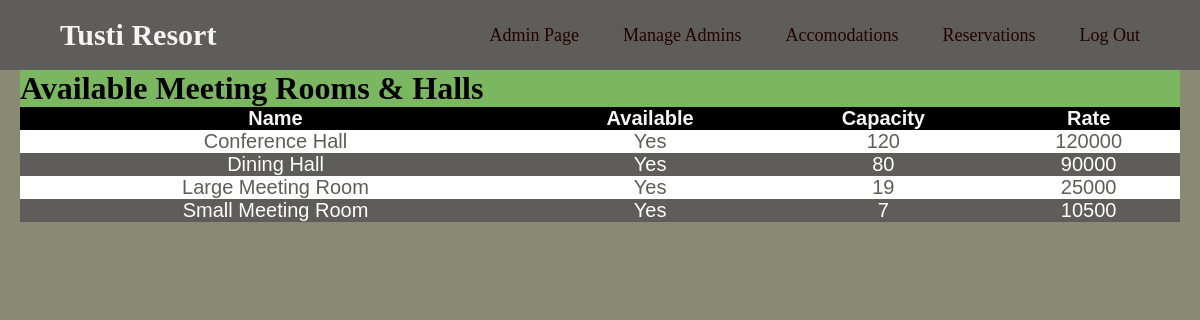
The page /html-php/available_meeting_rooms.php on the database its author committed.
### tables this page shows
CREATE TABLE `meeting` (
  `Name` varchar(100) NOT NULL,
  `Available` varchar(3) NOT NULL,
  `Capacity` int(11) NOT NULL,
  `Rate` int(11) NOT NULL
);

### html-php/available_meeting_rooms.php (the view, shortened to what this page needs)
<!DOCTYPE html>
<html lang="en">
<head>
    <link rel = "stylesheet" href="/RMS/css/style_admin.css">
</head>
<body>
    <nav>
    <div class="logo"><a href="/RMS/html-php/home.php">Tusti Resort</a></div>
        <ul>
            <li><a href="/RMS/html-php/admin.php">Admin Page</a></li>
            <li><a href="#">Manage Admins</a>
            </li>
            <li><a href="#">Accomodations</a>
            </li>
            <li><a href="#">Reservations</a>
            </li>
            <li><a href="/RMS/html-php/home.php">Log Out</a></li>
        </ul>
    </nav>
<div class="list">
    <div>
        <h1>Available Meeting Rooms & Halls</h1>
    </div>
    <table>
        <thead>
            <tr>
                <th>Name</th>
                <th>Available</th>
                <th>Capacity</th>
                <th>Rate</th>
            </tr>
        </thead>
        <tbody>
        <?php
        $username = "root";
        $password = "";
        $server = "localhost";
        $database = "rms";
        $con = mysqli_connect($server,$username,$password,$database);
        $selectquery = " select * from meeting where Available = 'Yes'";
        $query = mysqli_query($con,$selectquery);
        while($res = mysqli_fetch_array($query)){
        ?>
           <tr>
            <td><?php echo $res['Name'];?></td>
            <td><?php echo $res['Available'];?></td>
            <td><?php echo $res['Capacity'];?></td>
            <td><?php echo $res['Rate'];?></td>
           </tr>
        <?php
        }
        ?>
        </tbody>
    </table>
    </div>
</body>
</html>

### css/style_admin.css (style rules this page uses)
* { margin: 0; padding: 0; }
body { background-color: whitesmoke; background-size: cover; background-position: center center; height: 100vh; box-sizing: border-box; }
nav { background: rgb(94, 93, 89); }
nav:after { content: ''; clear: both; display: table; }
nav .logo { float: left; color: whitesmoke; font-size: 30px; font-weight: 600; line-height: 70px; padding-left: 60px; }
nav ul { float: right; list-style: none; margin-right: 40px; position: relative; }
nav ul li { display: inline-block; background: rgb(94, 93, 89); margin: 0 5px; }
nav ul li a { color:rgb(34, 2, 2); text-decoration: none; line-height: 70px; font-size:18px; padding: 8px 15px; }
.list { background-color: rgb(123,182,97); margin-left: 20px; margin-right: 20px; }

### html-php/available_meeting_rooms.php (style rules this page uses)
body { background-color: rgb(137,138,116); }
table { border-collapse: collapse; width: 100%; color: #5E5D59; font-family: sans-serif; font-size: 20px; text-align: center; }
th { background-color: black; color: whitesmoke; }
tr:nth-child(even) { background-color: #5E5D59; color: white; }
tr:nth-child(odd) { background-color: white; color: #5E5D59; }
a { color: whitesmoke; text-decoration: none; }

### rows shown on the page
meeting: Name "Conference Hall", Available "Yes", Capacity "120", Rate "120000"
meeting: Name "Dining Hall", Available "Yes", Capacity "80", Rate "90000"
meeting: Name "Large Meeting Room", Available "Yes", Capacity "19", Rate "25000"
meeting: Name "Small Meeting Room", Available "Yes", Capacity "7", Rate "10500"
